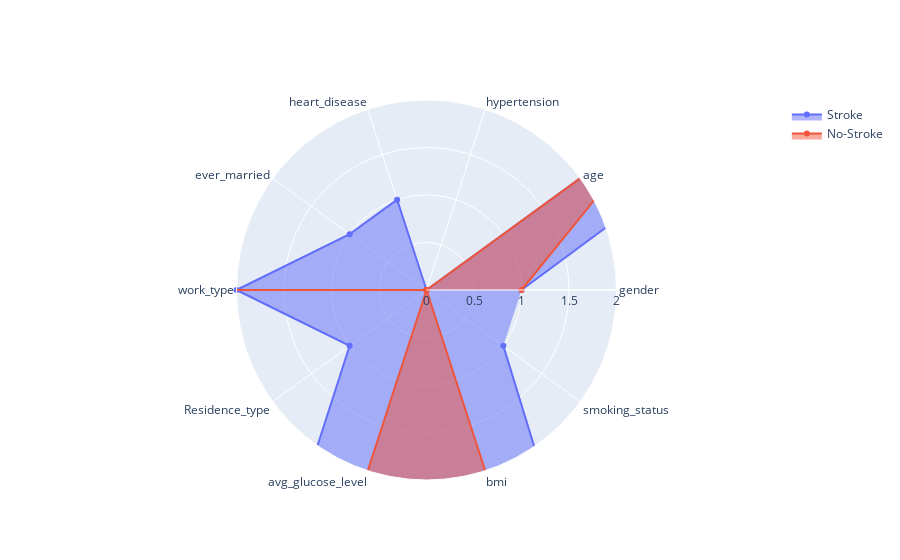

Write notebook code for a chart like this one.
### Code cell
cat_columns = [cname for cname in data.columns
                        if data[cname].dtype == 'object']

encoder = preprocessing.LabelEncoder()

for col in cat_columns:
    data[col] = encoder.fit_transform(data[col])


strokeDF = data[data['stroke']==1]
nostrokeDF = data[data['stroke']==0]
valuesStroke= strokeDF.drop(['stroke'], axis=1).values.flatten().tolist()
valuesNoStroke=nostrokeDF.drop(['stroke'], axis=1).values.flatten().tolist()

fig = go.Figure()

fig.add_trace(go.Scatterpolar(
      r=valuesStroke,
      theta=['gender', 'age', 'hypertension', 'heart_disease', 'ever_married', 'work_type', 'Residence_type', 'avg_glucose_level', 'bmi', 'smoking_status'],
      fill='toself',
      name='Stroke'
))
fig.add_trace(go.Scatterpolar(
      r=valuesNoStroke,
      theta=['gender', 'age', 'hypertension', 'heart_disease', 'ever_married', 'work_type', 'Residence_type', 'avg_glucose_level', 'bmi', 'smoking_status'],
      fill='toself',
      name='No-Stroke'
))

fig.update_layout(
  polar=dict(
    radialaxis=dict(
      visible=True,
      range=[0, 2]
    )),
  showlegend=True
)

fig.show()

### Figure 1 — Plotly figure (JSON) as saved in the notebook; plotly's stock layout.template omitted (floating-point values rounded to 4 significant figures; data arrays with more than 128 entries replaced by an {"elided": "..."} marker saying what was removed)
{"data": [{"fill": "toself", "name": "Stroke", "r": {"elided": "2490 float values"}, "theta": ["gender", "age", "hypertension", "heart_disease", "ever_married", "work_type", "Residence_type", "avg_glucose_level", "bmi", "smoking_status"], "type": "scatterpolar"}, {"fill": "toself", "name": "No-Stroke", "r": {"elided": "48600 float values"}, "theta": ["gender", "age", "hypertension", "heart_disease", "ever_married", "work_type", "Residence_type", "avg_glucose_level", "bmi", "smoking_status"], "type": "scatterpolar"}], "layout": {"polar": {"radialaxis": {"range": [0, 2], "visible": true}}, "showlegend": true}}
